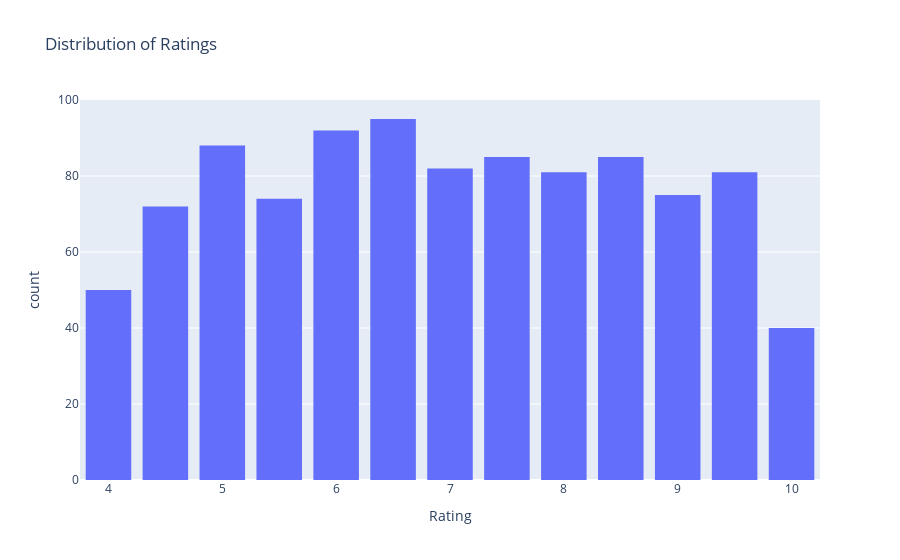

Write notebook code for a chart like this one.
### Code cell
fig=px.histogram(df, x='Rating', title='Distribution of Ratings')
fig.update_layout(bargap=0.2)
fig.show()

### Figure 1 — Plotly figure (JSON) as saved in the notebook; plotly's stock layout.template omitted (floating-point values rounded to 4 significant figures; data arrays with more than 128 entries replaced by an {"elided": "..."} marker saying what was removed)
{"data": [{"alignmentgroup": "True", "bingroup": "x", "hovertemplate": "Rating=%{x}<br>count=%{y}<extra></extra>", "legendgroup": "", "marker": {"color": "#636efa", "pattern": {"shape": ""}}, "name": "", "offsetgroup": "", "orientation": "v", "showlegend": false, "type": "histogram", "x": {"elided": "1000 float values"}, "xaxis": "x", "yaxis": "y"}], "layout": {"autosize": true, "bargap": 0.2, "barmode": "relative", "legend": {"tracegroupgap": 0}, "title": {"text": "Distribution of Ratings"}, "xaxis": {"anchor": "y", "autorange": true, "domain": [0, 1], "range": [3.75, 10.25], "title": {"text": "Rating"}, "type": "linear"}, "yaxis": {"anchor": "x", "autorange": true, "domain": [0, 1], "range": [0, 100], "title": {"text": "count"}}}}
